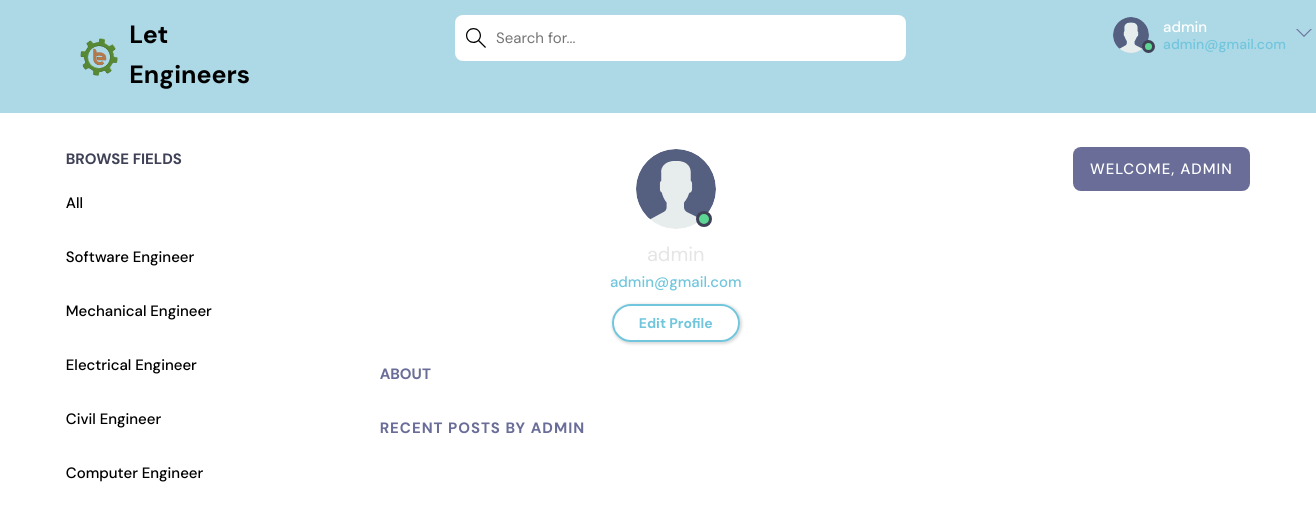
/profile/1/ (signed in), run on the app's committed database.
### app1/models.py (models this page shows, shortened)
class Topic(models.Model):
    name = models.CharField(max_length=200)

### app1/views.py (the view)
# urls.py: path('profile/<str:pk>/', views.user_Profile, name="user-profile"),
@login_required(login_url='index')
def user_Profile(request, pk):
    user = User.objects.get(id=pk)
    rooms = user.room_set.all()
    room_messages = user.message_set.all
    topics = Topic.objects.all()
    context = {'user': user, 'rooms': rooms,
               'room_messages': room_messages, 'topics': topics}
    return render(request, 'home_pages/profile.html', context)

### app1/templates/home_pages/profile.html (shortened to what this page needs)
{% extends 'home_pages/main.html' %}
{% load static %}
{% block content %}
  <main class="profile-page layout layout--3">
    <div class="container">
      {% include 'home_pages/topics_component.html' %}
      <div class="roomList">
        <div class="profile">
          <div class="profile__avatar">
            <div class="avatar avatar--large active">
              <img src="{% static 'images/avatar.svg' %}" />
            </div>
          </div>
          <div class="profile__info">
            <h3>{{user.username}}</h3>
            <p>{{request.user.email}}</p>
            {% if request.user == user %}
            <a href="{% url 'update-user' %}" class="btn btn--main btn--pill">Edit Profile</a>
            {% endif %}
          </div>
          <div class="profile__about">
            <h3>About</h3>
          </div>
        </div>
        <div class="roomList__header">
          <div>
            <h2>Recent Posts by {{user.username}}</a>
            </h2>
          </div>
        </div>
      </div>
      {% include 'home_pages/activity_component.html' %}
    </div>
  </main>
{% endblock content%}

### app1/templates/home_pages/navbar.html (shortened to what this page needs)
{% load static %}
<!DOCTYPE html>
<html lang="en">
<head>
  <link rel="stylesheet" href="{% static 'home_pages/css/navbar.css' %}" />
</head>
<body>
  <header class="header header--loggedIn">
    <div class="container">
      <a href="{% url 'index' %}" class="header__logo">
        <img src="{% static 'images/icons/favicon.png' %}" />
        <h1>Let Engineers</h1>
      </a>
      <form class="header__search"method="GET" action="{% url 'home' %}" >
        <label>
          <input name="q"  placeholder="Search for..." />
        </label>
      </form>
      <nav class="header__menu">
        {% if request.user.is_authenticated %}
        <div class="header__user">
          <a href="#">
            <div class="avatar avatar--medium active">
              <img src="{% static 'images/avatar.svg' %}" />
            </div>
            <p>{{request.user.username}}<span>{{request.user.email}}</span></p>
          </a>
          <button class="dropdown-button">
            <svg version="1.1" xmlns="http://www.w3.org/2000/svg" width="32" height="32" viewBox="0 0 32 32">
              <title>chevron-down</title>
              <path d="M16 21l-13-13h-3l16 16 16-16h-3l-13 13z"></path>
            </svg>
          </button>
        </div>
        {% else %}
        <a href="{% url 'login' %}">
          <img src="{% static 'images/avatar.svg' %}" />
          <p>Login</p>
        </a>
        {% endif %}
      </nav>
    </div>
  </header>
</body>
</html>

### app1/templates/home_pages/topics_component.html
<div class="topics">
    <div class="topics__header">
      <h2>Browse Fields</h2>
    </div>
    <ul class="topics__list">
      <li>
        <a href="{% url 'home' %}" >All  </a>
      </li>
      {% for topic in topics %}
      <li>
        <a href="{% url 'home' %}?q={{topic.name}}">{{topic.name}}   </a>
      </li>
      {% endfor %}
    </ul>
  </div>

### app1/templates/home_pages/activity_component.html
<div class="activities">
  <div class="activities__header">
      {% if request.user.is_authenticated %}
      <h2 style="text-align: center;">Welcome, {{request.user.username}}</h2>
    </div>
    {% endif %}
</div>

### static/home_pages/css/style.css (style rules this page uses)
:root { --color-main: #71c6dd; --color-main-light: #e1f6fb; --color-dark: #3f4156; --color-dark-medium: #51546e; --color-dark-light: #696d97; --color-light: #e5e5e5; --color-gray: #8b8b8b; --color-light-gray: #b2bdbd; --color-bg: #2d2d39; --color-success: #5dd693; --color-error: #fc4b0b; }
* { font-family: "DM Sans", -apple-system, BlinkMacSystemFont, "Segoe UI", Roboto, Oxygen, Ubuntu, Cantarell, "Open Sans", "Helvetica Neue", sans-serif; margin: 0; padding: 0; box-sizing: border-box; text-rendering: optimizeLegibility; font-size: inherit; }
html { font-size: 56.25%; }
@media only screen and (min-width: 1200px) { html { font-size: 62.5%; } }
body { line-height: 1.6; font-weight: 400; font-size: 1.5rem; color: white; background-color: white; min-height: 100vh; }
img { width: 100%; }
a { display: inline-block; color: var(--color-main); text-decoration: none; }
.container { max-width: 220rem; width: 90%; margin: auto; }
.btn { background-color: transparent; border: none; display: inline-flex; align-items: center; gap: 1rem; cursor: pointer; transition: all ease-in-out 0.3s; padding: 1rem 2rem; border-radius: 5px; box-shadow: 1px 1px 3px 1px rgba(0, 0, 0, 0.15); font-weight: 500; }
.btn--main { background-color: var(--color-main); color: var(--color-dark); }
.btn--pill { border-radius: 10rem; font-size: 1.4rem; font-weight: 700; padding: 6px 2.5rem; color: var(--color-main); background: transparent; border: 2px solid var(--color-main); }
.avatar { position: relative; display: inline-block; border-radius: 10%; border: 2px solid transparent; }
.avatar img { display: block; border-radius: 50%; object-fit: cover; object-position: center; }
.avatar::after { content: ""; display: block; position: absolute; background-color: var(--color-gray); z-index: 111; border-radius: 50%; border: 0.3rem solid var(--color-dark); }
.avatar.active::after { background-color: var(--color-success); }
.avatar.avatar--medium img { width: 3.6rem; height: 3.6rem; border-radius: 50%; }
.avatar.avatar--medium:after { width: 0.7rem; height: 0.7rem; bottom: 0px; right: -6px; }
.avatar.avatar--large img { display: block; width: 8rem; height: 8rem; border-radius: 50%; }
.avatar.avatar--large:after { width: 1rem; height: 1rem; bottom: 2px; right: 3.5px; }
.layout { margin-top: 3.4rem; }
.layout > .container { display: flex; justify-content: space-between; align-items: flex-start; }
.layout--3 > .container > div:first-child { flex-basis: 18%; max-width: 22.5rem; }
.layout--3 > .container > div:nth-child(2) { flex-basis: 50%; }
.layout--3 > .container > div:last-child { flex-basis: 15%; }
.topics__header { margin-bottom: 2rem; }
.topics__header h2 { text-transform: uppercase; font-weight: 700; color: var(--color-dark); }
.topics__list { list-style: none; }
.topics__list li a { display: flex; justify-content: space-between; margin-bottom: 3rem; font-weight: 500; color: black; transition: all 0.3s ease-in-out; }
.roomList__header { display: flex; justify-content: space-between; align-items: center; margin-bottom: 2.4rem; }
.roomList__header h2 { text-transform: uppercase; font-weight: 650; color: var(--color-dark); letter-spacing: 1px; }
.activities { background: var(--color-dark); border-radius: 8px; overflow: hidden; }
.activities__header h2 { background-color: var(--color-dark-light); text-transform: uppercase; font-weight: 500; padding: 1rem 1.5rem; color: white; letter-spacing: 1px; font-size: 1.5rem; }
.profile { margin-bottom: 3rem; }
.profile__avatar { text-align: center; }
.profile__info { text-align: center; }
.profile__info h3 { font-size: 2rem; color: var(--color-light); font-weight: 400; }
.profile__info p { color: var(--color-main); font-weight: 500; margin-bottom: 1rem; }
.profile__about { margin-top: 2rem; }
.profile__about h3 { text-transform: uppercase; color: var(--color-dark-light); margin-bottom: 0.5rem; }
.profile-page .roomList__header { margin-bottom: 1.5rem; }
.profile-page .roomList__header h2 { color: var(--color-dark-light); }

### data on the page
Topic: name "Software Engineer"
Topic: name "Mechanical Engineer"
Topic: name "Electrical Engineer"
Topic: name "Civil Engineer"
Topic: name "Computer Engineer"

### other printed values
{{ request.user.username }} "admin"
{{ request.user.email }} "admin@gmail.com"
{{ user.username }} "admin"
{{ user.username }} "ADMIN"
{{ request.user.username }} "ADMIN"
